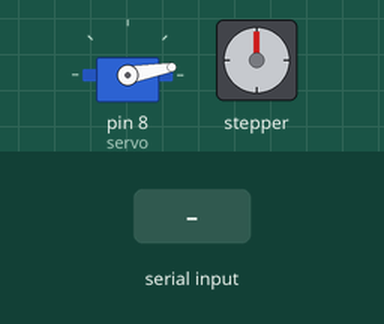
Simulated run of this sketch. Board: Arduino Uno, built with avr-gcc and run on an emulated ATmega328P. Parts: servo, stepper motor. The inputs (shaded band) are chosen by the test bench. Stepper angles assume 100 steps per turn.

Above: at 1.2 s.
1.3 s: "0\n" received over Serial
At 1.76 s:
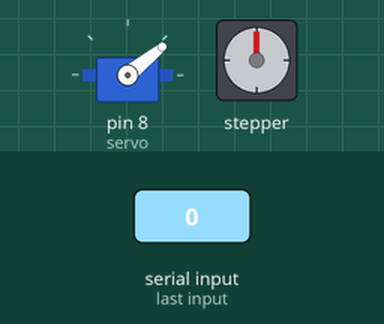
At 3.9 s:
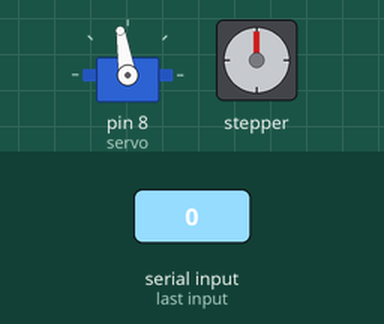
4.3 s: "1\n" received over Serial
7.3 s: "2\n" received over Serial
At 13.1 s:
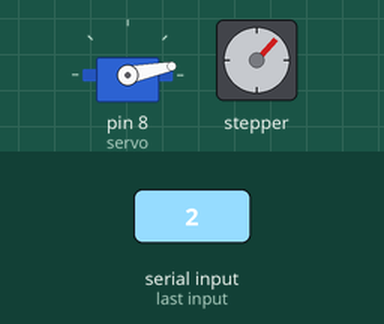
Timing chart, 0 to 16.3 s (numbered marks = the images above; inputs shaded):
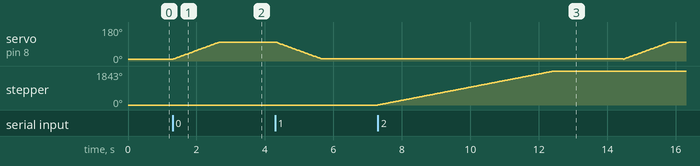

Measured:
- after the input at 1.3 s, servo on pin 8 (servo): moves from 10° to 99° over 1.3 s, starting at once
- after the input at 7.3 s, stepper: turns 1843° clockwise in 5.1 s, starting at once

The sketch:

CarRunner.ino
```cpp
/*
Author: Navjot Saroa

This is the arduino bit of the code that will run the car stuff.
For now it is just a servo and a stepper motor messing around.
There is a problem that the stepper motor does not turn backwards with this code but I
am happy with the way it is working so I won't fret about it.
*/

#include <Servo.h>
#include <Stepper.h>
#define STEPS 100

Servo servo;
int angle = 10;
Stepper stepper(STEPS, 7, 6, 5, 4);

int previous = 0;

void setup() {
  // Initialize serial communication
  Serial.begin(9600);

  servo.attach(8);
  servo.write(angle);
  stepper.setSpeed(60);
}

void loop() {
  // Check if data is available to read

  if (Serial.available() > 0) {
    // Read the incoming integer
    int data = Serial.parseInt();

    switch(data) {
      case 0:
        for(angle = 10; angle < 100; angle++)
        {
          servo.write(angle);
          delay(15);
        }
        break;

      case 1:
        for(angle = 100; angle > 10; angle--)
        {
          servo.write(angle);
          delay(15);
        }
        break;

      case 2:
        int val = analogRead(0);
        stepper.step(val - previous);
        previous = val;
        break;

      case 3:
        val = analogRead(0);
        stepper.step(val + previous);
        previous = val;
        break;
    }
    delay(1000);
  }


}
```
